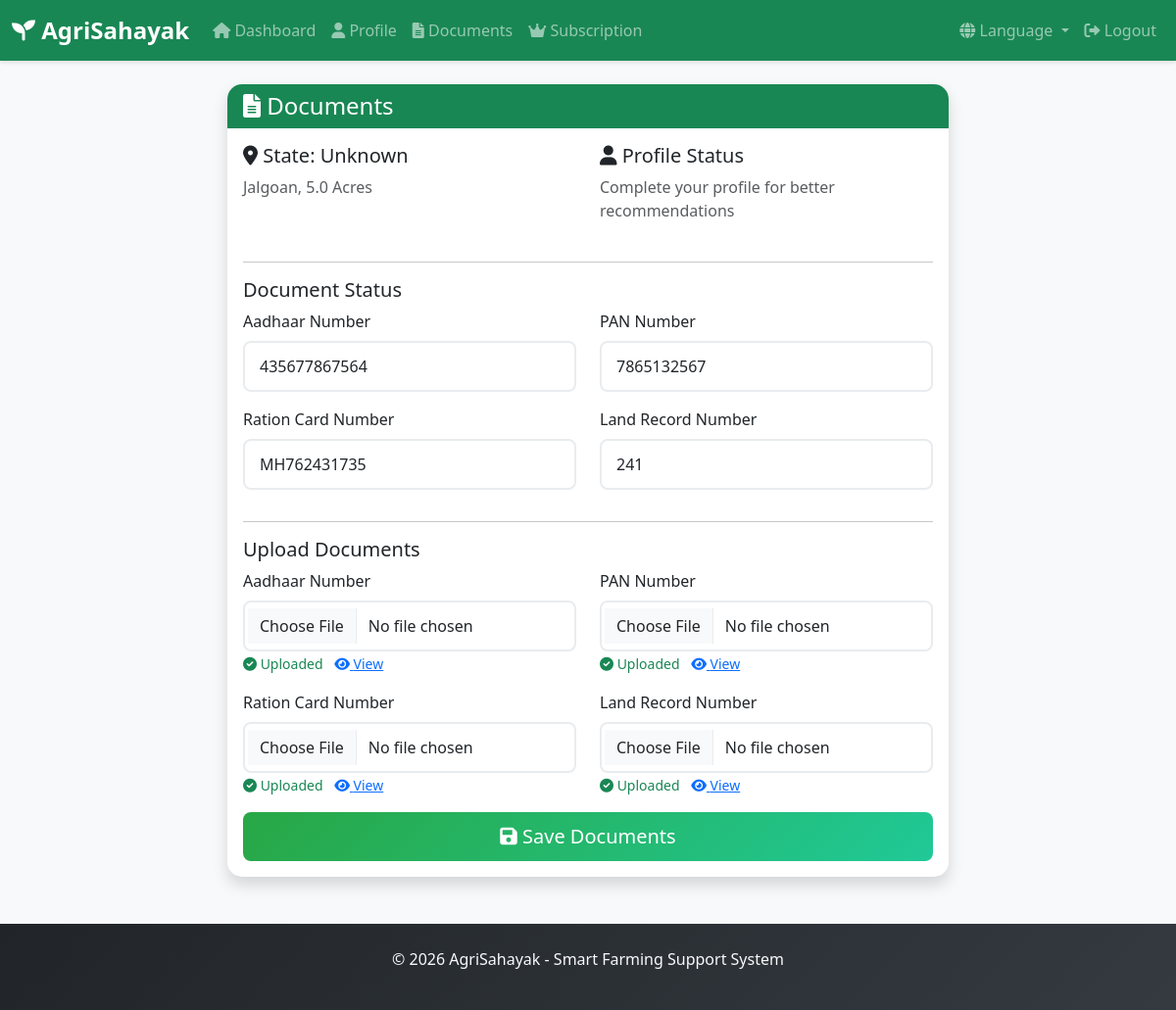
The page /documents (signed in) on the database its author committed.
### app.py (models this page shows)
class Profile(db.Model):
    id = db.Column(db.Integer, primary_key=True)
    user_id = db.Column(db.Integer, db.ForeignKey('user.id'), unique=True)
    full_name = db.Column(db.String(100))
    mobile = db.Column(db.String(20))
    state = db.Column(db.String(50))  # Separate state field
    farm_location = db.Column(db.String(200))
    land_area = db.Column(db.Float)
    address = db.Column(db.Text)

class Documents(db.Model):
    id = db.Column(db.Integer, primary_key=True)
    user_id = db.Column(db.Integer, db.ForeignKey('user.id'), unique=True)
    aadhaar_number = db.Column(db.String(12))
    pan_number = db.Column(db.String(10))
    ration_card_number = db.Column(db.String(20))
    land_record_number = db.Column(db.String(50))
    aadhaar_file = db.Column(db.String(200))
    pan_file = db.Column(db.String(200))
    ration_file = db.Column(db.String(200))
    land_file = db.Column(db.String(200))
    created_at = db.Column(db.DateTime, default=datetime.utcnow)

### app.py (the view, shortened to what this page needs)
@app.route('/documents', methods=['GET', 'POST'])
def documents():
    if 'user_id' not in session:
        return redirect(url_for('login'))
    lang = session.get('lang', 'en')
    t = translations[lang]
    user_documents = Documents.query.filter_by(user_id=session['user_id']).first()
    user_profile = Profile.query.filter_by(user_id=session['user_id']).first()
    land_size = 0
    state = "Unknown"
    district = "Unknown"
    if user_profile:
        land_size = user_profile.land_area or 0
        state = user_profile.state or "Unknown"  # Use the separate state field
        location_parts = (user_profile.farm_location or "").split(", ")
        if len(location_parts) >= 1:
            district = location_parts[0].strip()
    latest_application = AdminAlert.query.filter_by(farmer_id=session['user_id']).order_by(AdminAlert.created_at.desc()).first()
    if latest_application:
        if latest_application.state and latest_application.state != "Unknown":
            state = latest_application.state
        if latest_application.district:
            district = latest_application.district
        if latest_application.land_size:
            land_size = latest_application.land_size
    return render_template('documents.html', documents=user_documents, t=t, land_size=land_size, state=state, district=district)

### app.py (called while the page is built)
@app.before_request
def create_tables():
    if not hasattr(app, '_tables_created'):
        db.create_all()
        app._tables_created = True

### templates/documents.html
{% extends "base.html" %}
{% block content %}
<div class="container mt-4">
    <div class="row">
        <div class="col-lg-8 mx-auto">
            <div class="card shadow">
                <div class="card-header bg-success text-white">
                    <h4 class="mb-0"><i class="fas fa-file-alt"></i> {{ t["documents"] }}</h4>
                </div>
                <div class="card-body">
                    <div class="row mb-4">
                        <div class="col-md-6">
                            <h5><i class="fas fa-map-marker-alt"></i> {{ t["state"] }}: {{ state }}</h5>
                            <p class="text-muted">{{ district }}, {{ land_size }} {{ t["acres"] }}</p>
                        </div>
                        <div class="col-md-6">
                            <h5><i class="fas fa-user"></i> {{ t["profile"] }} Status</h5>
                            <p class="text-muted">Complete your profile for better recommendations</p>
                        </div>
                    </div>
                    <hr>
                    <h5>{{ t["document_status"] }}</h5>
                    <form method="POST" enctype="multipart/form-data">
                        <div class="row">
                            <div class="col-md-6">
                                <div class="mb-3">
                                    <label for="aadhaar_number" class="form-label">{{ t["aadhaar_number"] }}</label>
                                    <input type="text" class="form-control" id="aadhaar_number" name="aadhaar_number"
                                           value="{{ documents.aadhaar_number if documents else '' }}" maxlength="12">
                                </div>
                            </div>
                            <div class="col-md-6">
                                <div class="mb-3">
                                    <label for="pan_number" class="form-label">{{ t["pan_number"] }}</label>
                                    <input type="text" class="form-control" id="pan_number" name="pan_number"
                                           value="{{ documents.pan_number if documents else '' }}" maxlength="10">
                                </div>
                            </div>
                        </div>
                        <div class="row">
                            <div class="col-md-6">
                                <div class="mb-3">
                                    <label for="ration_card_number" class="form-label">{{ t["ration_card_number"] }}</label>
                                    <input type="text" class="form-control" id="ration_card_number" name="ration_card_number"
                                           value="{{ documents.ration_card_number if documents else '' }}">
                                </div>
                            </div>
                            <div class="col-md-6">
                                <div class="mb-3">
                                    <label for="land_record_number" class="form-label">{{ t["land_record_number"] }}</label>
                                    <input type="text" class="form-control" id="land_record_number" name="land_record_number"
                                           value="{{ documents.land_record_number if documents else '' }}">
                                </div>
                            </div>
                        </div>
                        <hr>
                        <h5>{{ t["upload_documents"] }}</h5>
                        <div class="row">
                            <div class="col-md-6">
                                <div class="mb-3">
                                    <label for="aadhaar_file" class="form-label">{{ t["aadhaar_number"] }}</label>
                                    <input type="file" class="form-control" id="aadhaar_file" name="aadhaar_file" accept=".jpg,.jpeg,.png,.pdf">
                                    {% if documents and documents.aadhaar_file %}
                                        <small class="text-success">
                                            <i class="fas fa-check-circle"></i> {{ t["uploaded"] }}
                                            <a href="{{ url_for('uploaded_file', filename=documents.aadhaar_file) }}" target="_blank" class="ms-2">
                                                <i class="fas fa-eye"></i> {{ t["view"] }}
                                            </a>
                                        </small>
                                    {% endif %}
                                </div>
                            </div>
                            <div class="col-md-6">
                                <div class="mb-3">
                                    <label for="pan_file" class="form-label">{{ t["pan_number"] }}</label>
                                    <input type="file" class="form-control" id="pan_file" name="pan_file" accept=".jpg,.jpeg,.png,.pdf">
                                    {% if documents and documents.pan_file %}
                                        <small class="text-success">
                                            <i class="fas fa-check-circle"></i> {{ t["uploaded"] }}
                                            <a href="{{ url_for('uploaded_file', filename=documents.pan_file) }}" target="_blank" class="ms-2">
                                                <i class="fas fa-eye"></i> {{ t["view"] }}
                                            </a>
                                        </small>
                                    {% endif %}
                                </div>
                            </div>
                        </div>
                        <div class="row">
                            <div class="col-md-6">
                                <div class="mb-3">
                                    <label for="ration_file" class="form-label">{{ t["ration_card_number"] }}</label>
                                    <input type="file" class="form-control" id="ration_file" name="ration_file" accept=".jpg,.jpeg,.png,.pdf">
                                    {% if documents and documents.ration_file %}
                                        <small class="text-success">
                                            <i class="fas fa-check-circle"></i> {{ t["uploaded"] }}
                                            <a href="{{ url_for('uploaded_file', filename=documents.ration_file) }}" target="_blank" class="ms-2">
                                                <i class="fas fa-eye"></i> {{ t["view"] }}
                                            </a>
                                        </small>
                                    {% endif %}
                                </div>
                            </div>
                            <div class="col-md-6">
                                <div class="mb-3">
                                    <label for="land_file" class="form-label">{{ t["land_record_number"] }}</label>
                                    <input type="file" class="form-control" id="land_file" name="land_file" accept=".jpg,.jpeg,.png,.pdf">
                                    {% if documents and documents.land_file %}
                                        <small class="text-success">
                                            <i class="fas fa-check-circle"></i> {{ t["uploaded"] }}
                                            <a href="{{ url_for('uploaded_file', filename=documents.land_file) }}" target="_blank" class="ms-2">
                                                <i class="fas fa-eye"></i> {{ t["view"] }}
                                            </a>
                                        </small>
                                    {% endif %}
                                </div>
                            </div>
                        </div>
                        <div class="d-grid">
                            <button type="submit" class="btn btn-success btn-lg">
                                <i class="fas fa-save"></i> {{ t["save"] }} {{ t["documents"] }}
                            </button>
                        </div>
                    </form>
                </div>
            </div>
        </div>
    </div>
</div>
{% endblock %}

### static/css/style.css (style rules this page uses)
:root { --primary-green: #28a745; --dark-green: #155724; --light-green: #d4edda; --earth-brown: #6c4a3a; --sky-blue: #87ceeb; --warm-yellow: #ffc107; }
body { font-family: 'Segoe UI', Tahoma, Geneva, Verdana, sans-serif; background-color: #f8f9fa; }
.card { border: none; border-radius: 15px; box-shadow: 0 4px 6px rgba(0, 0, 0, 0.1); transition: all 0.3s ease; }
.card-header { border-radius: 15px 15px 0 0 !important; border: none; }
.btn { border-radius: 8px; padding: 10px 20px; font-weight: 500; transition: all 0.3s ease; }
.btn-success { background: linear-gradient(135deg, #28a745 0%, #20c997 100%); border: none; }
.form-control { border-radius: 8px; border: 2px solid #e9ecef; padding: 12px 15px; transition: all 0.3s ease; }

### rows shown on the page
Profile: farm_location "Jalgoan", land_area "5.0"
Documents: aadhaar_number "435677867564", pan_number "7865132567", ration_card_number "MH762431735", land_record_number "241"

### other values the page prints
{{ t["dashboard"] }} "Dashboard"
{{ t["profile"] }} "Profile"
{{ t["documents"] }} "Documents"
{{ t["subscription"] }} "Subscription"
{{ t["language"] }} "Language"
{{ t["logout"] }} "Logout"
{{ t["state"] }} "State"
{{ state }} "Unknown"
{{ t["acres"] }} "Acres"
{{ t["document_status"] }} "Document Status"
{{ t["aadhaar_number"] }} "Aadhaar Number"
{{ t["pan_number"] }} "PAN Number"
{{ t["ration_card_number"] }} "Ration Card Number"
{{ t["land_record_number"] }} "Land Record Number"
{{ t["upload_documents"] }} "Upload Documents"
